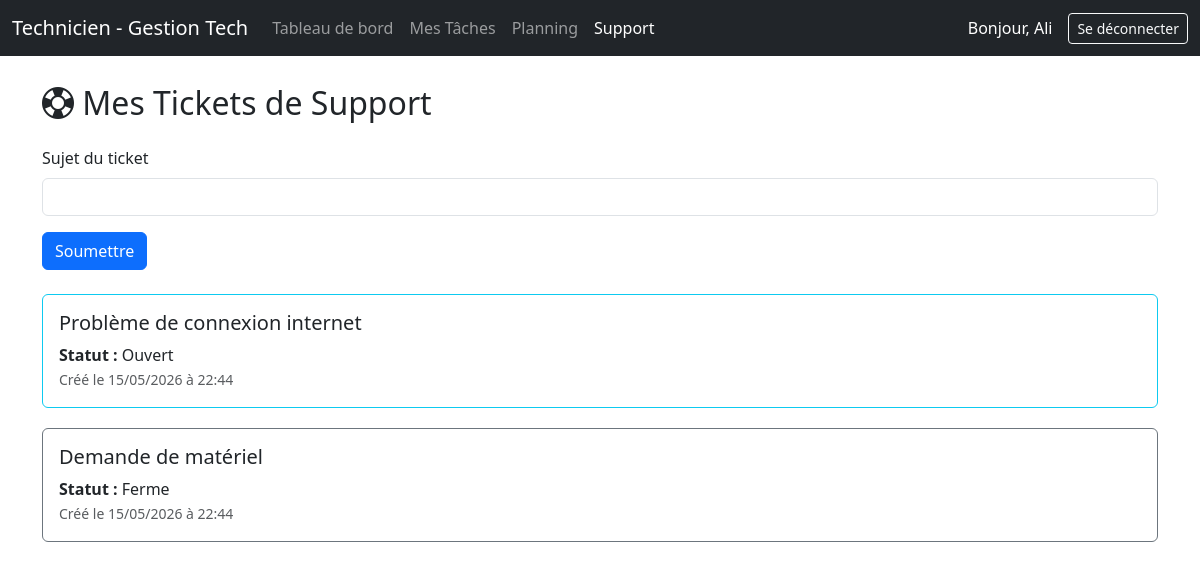
/support.php (signed in), run on the app's committed database.
### tables this page shows
CREATE TABLE support (
    id_sup INT AUTO_INCREMENT PRIMARY KEY,
    sujet VARCHAR(255) NOT NULL,
    status ENUM('ouvert', 'ferme') NOT NULL DEFAULT 'ouvert',
    technicien_id INT NULL,
    date_creation TIMESTAMP DEFAULT CURRENT_TIMESTAMP,
    CONSTRAINT fk_support_user
        FOREIGN KEY (technicien_id) REFERENCES users(id)
        ON DELETE CASCADE
        ON UPDATE CASCADE
);

### support.php (the view, shortened to what this page needs)
<?php
require_once 'db.php';
$userId = $_SESSION['user_id'];
$stmt = $pdo->prepare("SELECT * FROM support WHERE technicien_id = ? ORDER BY date_creation DESC");
$stmt->execute([$userId]);
$tickets = $stmt->fetchAll(PDO::FETCH_ASSOC);
?>
<!DOCTYPE html>
<html lang="fr">
<head>
    <link href="https://cdn.jsdelivr.net/npm/bootstrap@5.3.0/dist/css/bootstrap.min.css" rel="stylesheet">
    <link href="https://cdn.jsdelivr.net/npm/bootstrap-icons@1.10.5/font/bootstrap-icons.css" rel="stylesheet">
</head>
<body>
<nav class="navbar navbar-expand-lg navbar-dark bg-dark fixed-top">
  <div class="container-fluid">
    <a class="navbar-brand" href="technicien_dashboard.php">Technicien - Gestion Tech</a>
    <div class="collapse navbar-collapse" id="navbarTech">
      <ul class="navbar-nav me-auto mb-2 mb-lg-0">
        <li class="nav-item"><a class="nav-link" href="technicien_dashboard.php">Tableau de bord</a></li>
        <li class="nav-item"><a class="nav-link" href="mes-taches.php">Mes Tâches</a></li>
        <li class="nav-item"><a class="nav-link" href="planning.php">Planning</a></li>
        <li class="nav-item"><a class="nav-link active" href="support.php">Support</a></li>
      </ul>
      <span class="navbar-text text-white me-3">
        Bonjour, <?= htmlspecialchars($_SESSION['prenom']) ?>
      </span>
      <a href="logout.php" class="btn btn-outline-light btn-sm">Se déconnecter</a>
    </div>
  </div>
</nav>
<div class="container mt-4">
    <h2 class="mb-4"><i class="bi bi-life-preserver"></i> Mes Tickets de Support</h2>
    <form method="POST" class="mb-4">
        <div class="mb-3">
            <label for="sujet" class="form-label">Sujet du ticket</label>
            <input type="text" class="form-control" id="sujet" name="sujet" required>
        </div>
        <button type="submit" class="btn btn-primary">Soumettre</button>
    </form>
    <?php if (count($tickets) > 0): ?>
        <?php foreach ($tickets as $ticket): ?>
            <div class="card ticket-card border-<?= $ticket['status'] === 'ouvert' ? 'info' : 'secondary' ?>">
                <div class="card-body">
                    <h5 class="card-title"><?= htmlspecialchars($ticket['sujet']) ?></h5>
                    <p class="card-text">
                        <strong>Statut :</strong> <?= ucfirst($ticket['status']) ?><br>
                        <small class="text-muted">Créé le <?= date('d/m/Y à H:i', strtotime($ticket['date_creation'])) ?></small>
                    </p>
                </div>
            </div>
        <?php endforeach; ?>
    <?php else: ?>
        <p class="text-muted">Aucun ticket de support trouvé.</p>
    <?php endif; ?>
</div>
</body>
</html>

### support.php (style rules this page uses)
body { padding-top: 60px; }
.ticket-card { margin-bottom: 20px; }

### data on the page
support: sujet "Problème de connexion internet", status "Ouvert", date_creation "15/05/2026 à 22:44"
support: sujet "Demande de matériel", status "Ferme", date_creation "15/05/2026 à 22:44"

### other printed values
$_SESSION['prenom'] "Ali"
